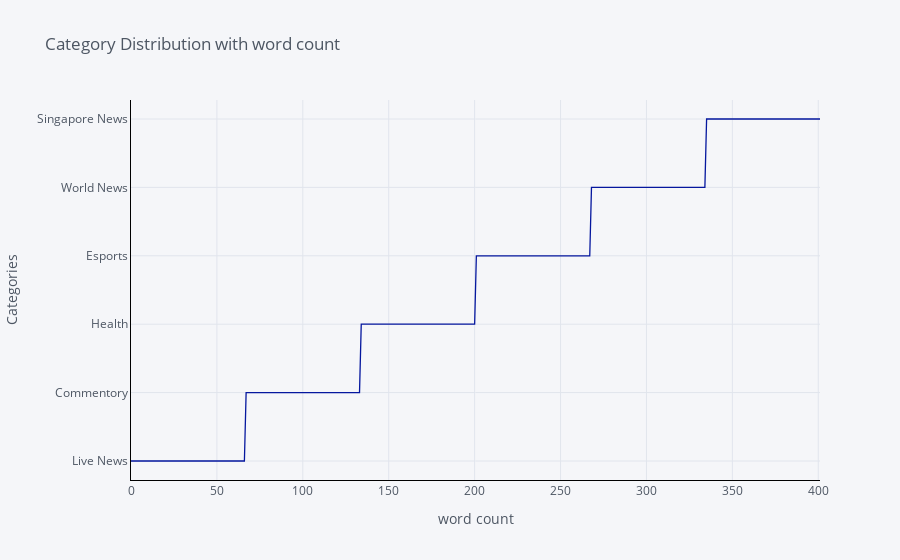

Notebook code cell kept with this figure:
### Code cell
#Plotting Genre with story line word count for 155 movies
df['Category'].iplot(
    kind='line',
    xTitle='word count',
    linecolor='black',
    color = "#05179e",
    yTitle='Categories',
    title='Category Distribution with word count')

### Figure 1 — Plotly figure (JSON) as saved in the notebook; plotly's stock layout.template omitted (floating-point values rounded to 4 significant figures; data arrays with more than 128 entries replaced by an {"elided": "..."} marker saying what was removed)
{"data": [{"line": {"color": "rgba(5, 23, 158, 1.0)", "dash": "solid", "shape": "linear", "width": 1.3}, "mode": "lines", "name": "Category", "text": "", "type": "scatter", "x": {"elided": "402 int values"}, "y": {"elided": "402 str values"}}], "layout": {"legend": {"bgcolor": "#F5F6F9", "font": {"color": "#4D5663"}}, "paper_bgcolor": "#F5F6F9", "plot_bgcolor": "#F5F6F9", "title": {"font": {"color": "#4D5663"}, "text": "Category Distribution with word count"}, "xaxis": {"gridcolor": "#E1E5ED", "linecolor": "black", "showgrid": true, "tickfont": {"color": "#4D5663"}, "title": {"font": {"color": "#4D5663"}, "text": "word count"}, "zerolinecolor": "#E1E5ED"}, "yaxis": {"gridcolor": "#E1E5ED", "linecolor": "black", "showgrid": true, "tickfont": {"color": "#4D5663"}, "title": {"font": {"color": "#4D5663"}, "text": "Categories"}, "zerolinecolor": "#E1E5ED"}}}
